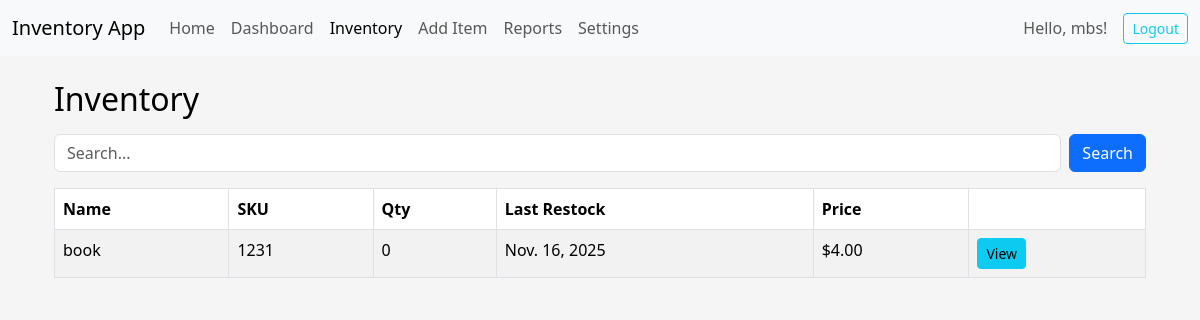
The page /inventory/ (signed in) on the database as committed earlier.
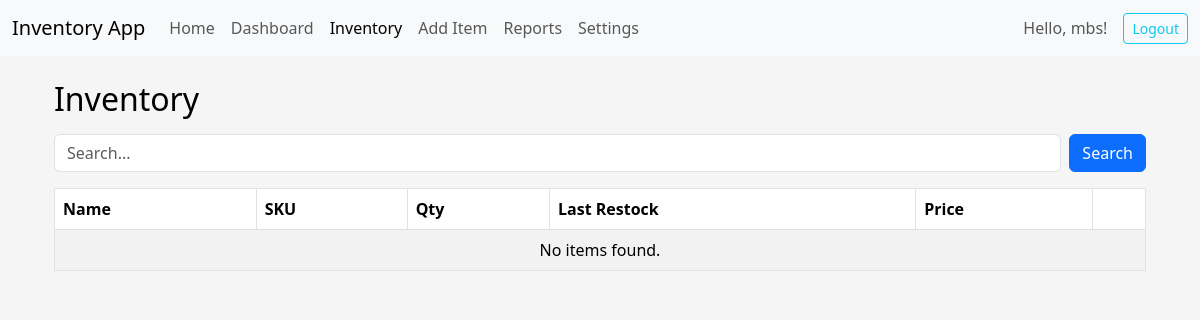
The same page on the database as committed later.
### core/models.py (models this page shows, shortened)
class Item(models.Model):
    name = models.CharField(max_length=255)
    sku = models.CharField(max_length=100, unique=True)
    quantity = models.PositiveIntegerField()
    price = models.DecimalField(max_digits=10, decimal_places=2)
    image = models.ImageField(upload_to="items/", blank=True, null=True)
    last_restock_date = models.DateField(auto_now=True)
    expiration_date = models.DateField(blank=True, null=True)

### core/views.py (the view)
# urls.py: path("inventory/", views.inventory_list, name="inventory_list"),
@login_required
def inventory_list(request):
    query = request.GET.get("search", "")
    items = Item.objects.filter(name__icontains=query)
    return render(request, "inventory_list.html", {"items": items})

### core/context_processors.py (called while the page is built)
def theme_settings(request):
    settings = AppSettings.objects.first()
    return {"settings": settings}

### core/templates/inventory_list.html
{% extends 'base.html' %}
{% block content %}
<div class="container mt-4">
    <h2>Inventory</h2>
    <form class="d-flex my-3">
        <input name="search" class="form-control" placeholder="Search...">
        <button class="btn btn-primary ms-2">Search</button>
    </form>
    <table class="table table-bordered table-striped mt-3">
        <thead>
            <tr>
                <th>Name</th>
                <th>SKU</th>
                <th>Qty</th>
                <th>Last Restock</th>
                <th>Price</th>
                <th></th>
            </tr>
        </thead>
        <tbody>
            {% for item in items %}
            <tr>
                <td>{{ item.name }}</td>
                <td>{{ item.sku }}</td>
                <td>{{ item.quantity }}</td>
                <td>{{ item.last_restock_date }}</td>
                <td>${{ item.price }}</td>
                <td>
                    <a href="/inventory/{{ item.id }}/" class="btn btn-sm btn-info">View</a>
                </td>
            </tr>
            {% empty %}
            <tr><td colspan="6" class="text-center">No items found.</td></tr>
            {% endfor %}
        </tbody>
    </table>
</div>
{% endblock %}

Rows that differ between the two databases and show on the page:
removed Item: name "book", sku "1231", quantity "0", last_restock_date "Nov. 16, 2025", price "4.00"
Other text that changed with them:
text now shown: "No items found."
